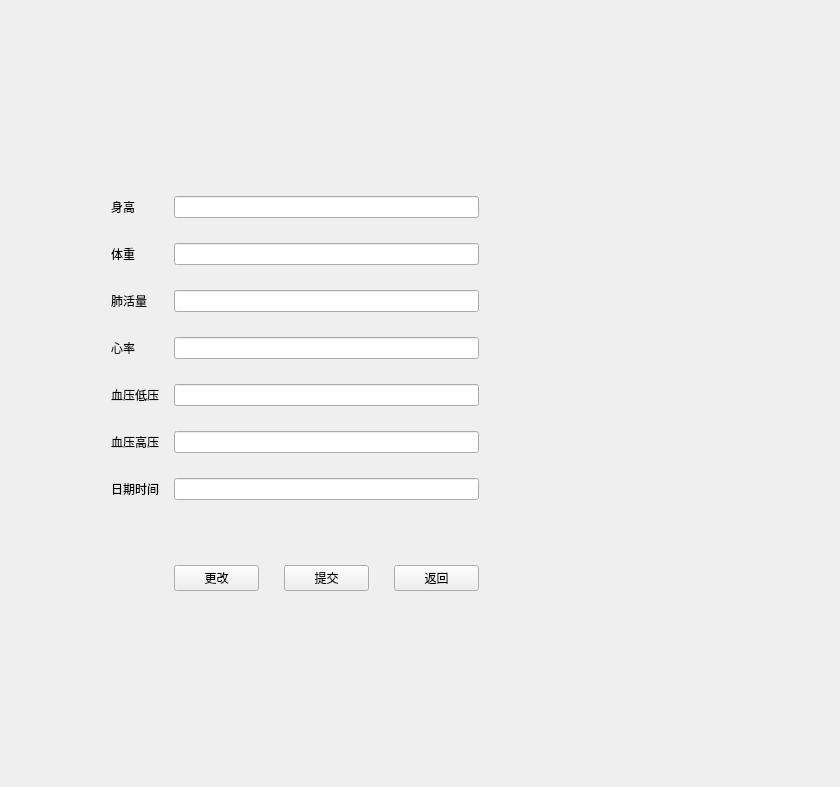
<?xml version="1.0" encoding="UTF-8"?>
<ui version="4.0">
 <class>HealthAssesment</class>
 <widget class="QWidget" name="HealthAssesment">
  <property name="geometry">
   <rect>
    <x>0</x>
    <y>0</y>
    <width>840</width>
    <height>787</height>
   </rect>
  </property>
  <property name="windowTitle">
   <string>健康评测</string>
  </property>
  <property name="styleSheet">
   <string notr="true">#HealthAssesment{border-image: url(:/images/04.jpg);}</string>
  </property>
  <layout class="QGridLayout" name="gridLayout">
   <item row="0" column="0">
    <layout class="QVBoxLayout" name="verticalLayout" stretch="1,2,1">
     <item>
      <widget class="QLabel" name="label_6">
       <property name="text">
        <string/>
       </property>
      </widget>
     </item>
     <item>
      <layout class="QFormLayout" name="formLayout">
       <property name="horizontalSpacing">
        <number>15</number>
       </property>
       <property name="verticalSpacing">
        <number>25</number>
       </property>
       <property name="leftMargin">
        <number>100</number>
       </property>
       <property name="topMargin">
        <number>50</number>
       </property>
       <property name="rightMargin">
        <number>350</number>
       </property>
       <property name="bottomMargin">
        <number>50</number>
       </property>
       <item row="0" column="0">
        <widget class="QLabel" name="label">
         <property name="text">
          <string>身高</string>
         </property>
        </widget>
       </item>
       <item row="0" column="1">
        <widget class="QLineEdit" name="lineEdit"/>
       </item>
       <item row="1" column="0">
        <widget class="QLabel" name="label_2">
         <property name="text">
          <string>体重</string>
         </property>
        </widget>
       </item>
       <item row="1" column="1">
        <widget class="QLineEdit" name="lineEdit_2"/>
       </item>
       <item row="2" column="0">
        <widget class="QLabel" name="label_3">
         <property name="text">
          <string>肺活量</string>
         </property>
        </widget>
       </item>
       <item row="2" column="1">
        <widget class="QLineEdit" name="lineEdit_3"/>
       </item>
       <item row="3" column="0">
        <widget class="QLabel" name="label_4">
         <property name="text">
          <string>心率</string>
         </property>
        </widget>
       </item>
       <item row="3" column="1">
        <widget class="QLineEdit" name="lineEdit_4"/>
       </item>
       <item row="4" column="0">
        <widget class="QLabel" name="label_7">
         <property name="text">
          <string>血压低压</string>
         </property>
        </widget>
       </item>
       <item row="4" column="1">
        <widget class="QLineEdit" name="lineEdit_7"/>
       </item>
       <item row="5" column="0">
        <widget class="QLabel" name="label_5">
         <property name="text">
          <string>血压高压</string>
         </property>
        </widget>
       </item>
       <item row="5" column="1">
        <widget class="QLineEdit" name="lineEdit_5"/>
       </item>
       <item row="6" column="0">
        <widget class="QLabel" name="label_8">
         <property name="text">
          <string>日期时间</string>
         </property>
        </widget>
       </item>
       <item row="6" column="1">
        <widget class="QLineEdit" name="lineEdit_8"/>
       </item>
       <item row="7" column="1">
        <layout class="QHBoxLayout" name="horizontalLayout">
         <property name="spacing">
          <number>25</number>
         </property>
         <property name="topMargin">
          <number>40</number>
         </property>
         <item>
          <widget class="QPushButton" name="pushButton">
           <property name="text">
            <string>更改</string>
           </property>
          </widget>
         </item>
         <item>
          <widget class="QPushButton" name="pushButton_2">
           <property name="text">
            <string>提交</string>
           </property>
          </widget>
         </item>
         <item>
          <widget class="QPushButton" name="pushButton_3">
           <property name="text">
            <string>返回</string>
           </property>
          </widget>
         </item>
        </layout>
       </item>
      </layout>
     </item>
     <item>
      <widget class="QLabel" name="label_9">
       <property name="text">
        <string/>
       </property>
      </widget>
     </item>
    </layout>
   </item>
  </layout>
 </widget>
 <resources/>
 <connections/>
</ui>
